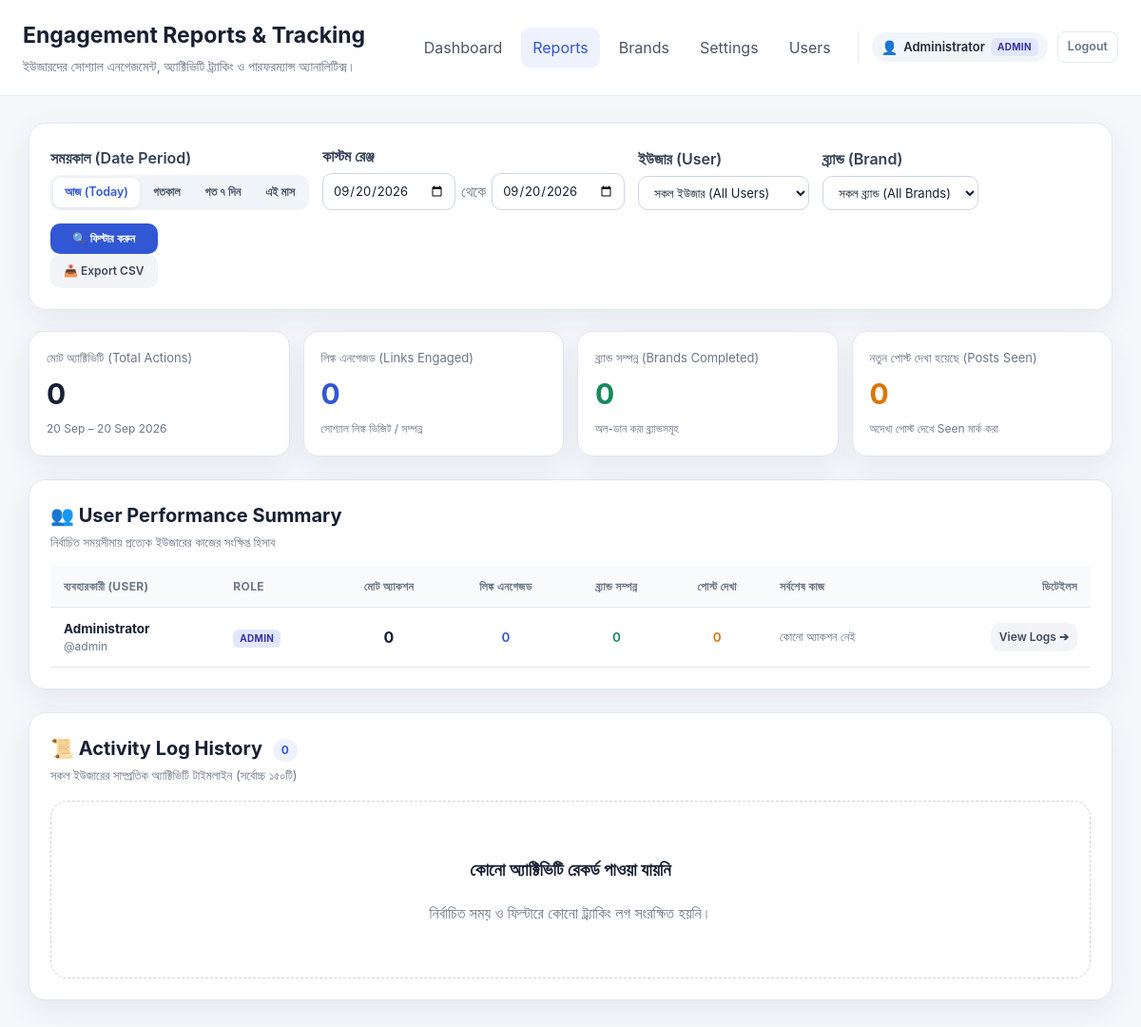
/reports.php (signed in), run on the app's committed database.
### tables this page shows
CREATE TABLE IF NOT EXISTS users (
    id INT UNSIGNED AUTO_INCREMENT PRIMARY KEY,
    name VARCHAR(120) NOT NULL,
    username VARCHAR(60) NOT NULL UNIQUE,
    password_hash VARCHAR(255) NOT NULL,
    role ENUM('admin', 'user') NOT NULL DEFAULT 'user',
    status TINYINT(1) NOT NULL DEFAULT 1,
    last_login_at DATETIME NULL,
    last_reminder_at DATETIME NULL,
    created_at DATETIME NOT NULL DEFAULT CURRENT_TIMESTAMP,
    updated_at DATETIME NULL DEFAULT NULL ON UPDATE CURRENT_TIMESTAMP,
    INDEX idx_users_role_status (role, status)
);

### auth.php (called while the page is built, shortened)
<?php
function currentUser(): ?array
{
    if (!empty($_SESSION['auth_user'])) {
        return $_SESSION['auth_user'];
    }
    return null;
}
function isAdmin(): bool
{
    $user = currentUser();
    return $user && ($user['role'] ?? '') === 'admin';
}

### config.php (called while the page is built, shortened)
<?php
function e(?string $value): string
{
    return htmlspecialchars((string)$value, ENT_QUOTES, 'UTF-8');
}
function today(): string
{
    return date('Y-m-d');
}
require_once __DIR__ . '/auth.php';

### reports.php (the view, shortened to what this page needs)
<?php
require __DIR__ . '/config.php';
$currentUser = currentUser();
$pdo = db();
$datePreset = $_GET['preset'] ?? 'today';
$customFrom = $_GET['from'] ?? '';
$customTo = $_GET['to'] ?? '';
$todayDate = today();
$fromDate = $todayDate;
$toDate = $todayDate;
if ($datePreset === 'yesterday') {
    $fromDate = date('Y-m-d', strtotime('-1 day'));
    $toDate = $fromDate;
} elseif ($datePreset === '7days') {
    $fromDate = date('Y-m-d', strtotime('-6 days'));
    $toDate = $todayDate;
} elseif ($datePreset === 'month') {
    $fromDate = date('Y-m-01');
    $toDate = $todayDate;
} elseif ($datePreset === 'custom' && !empty($customFrom) && !empty($customTo)) {
    $fromDate = date('Y-m-d', strtotime($customFrom));
    $toDate = date('Y-m-d', strtotime($customTo));
} else {
    $datePreset = 'today';
    $fromDate = $todayDate;
    $toDate = $todayDate;
}
$selectedUserId = 0;
if (isAdmin()) {
    $selectedUserId = (int)($_GET['user_id'] ?? 0);
} else {
    $selectedUserId = (int)$currentUser['id'];
}
$where = ["DATE(l.created_at) BETWEEN :from_date AND :to_date"];
$params = [
    'from_date' => $fromDate,
    'to_date' => $toDate
];
$whereSql = implode(' AND ', $where);
$kpiParams = ['from_date' => $fromDate, 'to_date' => $toDate];
$userKpiWhere = "";
$kpiStmt = $pdo->prepare("
    SELECT
        COUNT(*) AS total_actions,
        SUM(CASE WHEN l.action_type IN ('link_done', 'all_done') THEN 1 ELSE 0 END) AS links_engaged,
        SUM(CASE WHEN l.action_type = 'all_done' THEN 1 ELSE 0 END) AS brands_completed,
        SUM(CASE WHEN l.action_type IN ('post_seen', 'batch_posts_seen') THEN 1 ELSE 0 END) AS posts_seen
    FROM user_activity_logs l
    WHERE DATE(l.created_at) BETWEEN :from_date AND :to_date {$userKpiWhere}
");
$kpiStmt->execute($kpiParams);
$kpi = $kpiStmt->fetch() ?: ['total_actions' => 0, 'links_engaged' => 0, 'brands_completed' => 0, 'posts_seen' => 0];
$userSummary = [];
if (isAdmin()) {
    $userSummaryStmt = $pdo->prepare("
        SELECT u.id, u.name, u.username, u.role,
               COUNT(l.id) AS total_actions,
               SUM(CASE WHEN l.action_type IN ('link_done', 'all_done') THEN 1 ELSE 0 END) AS links_engaged,
               SUM(CASE WHEN l.action_type = 'all_done' THEN 1 ELSE 0 END) AS brands_completed,
               SUM(CASE WHEN l.action_type IN ('post_seen', 'batch_posts_seen') THEN 1 ELSE 0 END) AS posts_seen,
               MAX(l.created_at) AS last_action_at
        FROM users u
        LEFT JOIN user_activity_logs l
            ON l.user_id = u.id AND DATE(l.created_at) BETWEEN :from_date AND :to_date
        GROUP BY u.id
        ORDER BY total_actions DESC, u.name ASC
    ");
    $userSummaryStmt->execute(['from_date' => $fromDate, 'to_date' => $toDate]);
    $userSummary = $userSummaryStmt->fetchAll();
}
$logsStmt = $pdo->prepare("
    SELECT l.*, u.name AS user_name, u.username, b.name AS brand_name
    FROM user_activity_logs l
    LEFT JOIN users u ON u.id = l.user_id
    LEFT JOIN brands b ON b.id = l.brand_id
    WHERE {$whereSql}
    ORDER BY l.created_at DESC
    LIMIT 150
");
$logsStmt->execute($params);
$logs = $logsStmt->fetchAll();
?>
<!doctype html>
<html lang="en">
<head>
    <link rel="stylesheet" href="assets/app.css?v=<?= filemtime(__DIR__ . '/assets/app.css') ?>">
</head>
<body>
<header class="topbar">
    <div>
        <h1>Engagement Reports &amp; Tracking</h1>
        <p>ইউজারদের সোশ্যাল এনগেজমেন্ট, অ্যাক্টিভিটি ট্র্যাকিং ও পারফরম্যান্স অ্যানালিটিক্স।</p>
    </div>
    <div class="topbar-right">
        <nav>
            <a href="index.php">Dashboard</a>
            <a href="reports.php" class="active">Reports</a>
            <?php if (isAdmin()): ?>
                <a href="brands.php">Brands</a>
                <a href="settings.php">Settings</a>
                <a href="users.php">Users</a>
            <?php endif; ?>
        </nav>
        <div class="user-menu">
            <span class="user-badge" title="Logged in as <?= e($currentUser['username']) ?>">
                <span class="user-avatar">👤</span>
                <span class="user-name"><?= e($currentUser['name']) ?></span>
                <span class="role-badge role-<?= e($currentUser['role']) ?>"><?= e(strtoupper($currentUser['role'])) ?></span>
            </span>
            <a href="logout.php" class="btn-logout" title="Sign out">Logout</a>
        </div>
    </div>
</header>
<main class="container">
    <section class="panel filter-panel" style="margin-bottom:22px;">
        <form method="get" action="reports.php" class="reports-filter-form">
            <div class="filter-row">
                <div class="filter-group">
                    <label style="margin:0 0 6px;">সময়কাল (Date Period)</label>
                    <div class="btn-group-segmented">
                        <a href="reports.php?preset=today<?= $selectedUserId ? '&user_id='.$selectedUserId : '' ?>" class="btn-segment <?= $datePreset === 'today' ? 'active' : '' ?>">আজ (Today)</a>
                        <a href="reports.php?preset=yesterday<?= $selectedUserId ? '&user_id='.$selectedUserId : '' ?>" class="btn-segment <?= $datePreset === 'yesterday' ? 'active' : '' ?>">গতকাল</a>
                        <a href="reports.php?preset=7days<?= $selectedUserId ? '&user_id='.$selectedUserId : '' ?>" class="btn-segment <?= $datePreset === '7days' ? 'active' : '' ?>">গত ৭ দিন</a>
                        <a href="reports.php?preset=month<?= $selectedUserId ? '&user_id='.$selectedUserId : '' ?>" class="btn-segment <?= $datePreset === 'month' ? 'active' : '' ?>">এই মাস</a>
                    </div>
                </div>
                <div class="filter-group date-inputs">
                    <label style="margin:0 0 6px;">কাস্টম রেঞ্জ</label>
                    <div style="display:flex;gap:6px;align-items:center;">
                        <input type="date" name="from" value="<?= e($fromDate) ?>" style="margin:0;padding:8px 10px;font-size:13px;">
                        <span class="muted">থেকে</span>
                        <input type="date" name="to" value="<?= e($toDate) ?>" style="margin:0;padding:8px 10px;font-size:13px;">
                    </div>
                </div>
                <?php if (isAdmin()): ?>
                    <div class="filter-group">
                        <label style="margin:0 0 6px;">ইউজার (User)</label>
                        <select name="user_id" style="margin:0;padding:8px 12px;font-size:13px;">
                            <option value="0">সকল ইউজার (All Users)</option>
                        </select>
                    </div>
                <?php endif; ?>
                <div class="filter-group">
                    <label style="margin:0 0 6px;">ব্র্যান্ড (Brand)</label>
                    <select name="brand_id" style="margin:0;padding:8px 12px;font-size:13px;">
                        <option value="0">সকল ব্র্যান্ড (All Brands)</option>
                    </select>
                </div>
                <div class="filter-group" style="align-self:flex-end;">
                    <button type="submit" class="btn btn-primary btn-sm" style="padding:9px 16px;">🔍 ফিল্টার করুন</button>
                    <?php
                        $exportUrl = 'reports.php?' . http_build_query(array_merge($_GET, ['export' => 'csv']));
                    ?>
                    <a href="<?= e($exportUrl) ?>" class="btn btn-light btn-sm" style="padding:9px 14px;" title="Export filtered logs to CSV file">
                        📥 Export CSV
                    </a>
                </div>
            </div>
        </form>
    </section>
    <section class="stats-grid" style="margin-bottom:24px;">
        <div class="stat">
            <span>মোট অ্যাক্টিভিটি (Total Actions)</span>
            <strong><?= (int)$kpi['total_actions'] ?></strong>
            <small class="muted" style="font-size:12px;"><?= e(date('d M', strtotime($fromDate))) ?> – <?= e(date('d M Y', strtotime($toDate))) ?></small>
        </div>
        <div class="stat">
            <span>লিঙ্ক এনগেজড (Links Engaged)</span>
            <strong style="color:var(--primary);"><?= (int)$kpi['links_engaged'] ?></strong>
            <small class="muted" style="font-size:12px;">সোশ্যাল লিঙ্ক ভিজিট / সম্পন্ন</small>
        </div>
        <div class="stat">
            <span>ব্র্যান্ড সম্পন্ন (Brands Completed)</span>
            <strong style="color:var(--success);"><?= (int)$kpi['brands_completed'] ?></strong>
            <small class="muted" style="font-size:12px;">অল-ডান করা ব্র্যান্ডসমূহ</small>
        </div>
        <div class="stat">
            <span>নতুন পোস্ট দেখা হয়েছে (Posts Seen)</span>
            <strong style="color:#d97706;"><?= (int)$kpi['posts_seen'] ?></strong>
            <small class="muted" style="font-size:12px;">অদেখা পোস্ট দেখে Seen মার্ক করা</small>
        </div>
    </section>
    <?php if (isAdmin() && !empty($userSummary) && $selectedUserId === 0): ?>
        <section class="panel" style="margin-bottom:24px;">
            <div class="panel-header-row">
                <div>
                    <h2 style="margin:0;">👥 User Performance Summary</h2>
                    <p class="muted" style="margin:4px 0 0;font-size:13px;">নির্বাচিত সময়সীমায় প্রত্যেক ইউজারের কাজের সংক্ষিপ্ত হিসাব</p>
                </div>
            </div>
            <div class="table-responsive" style="overflow-x:auto;margin-top:12px;">
                <table class="data-table">
                    <thead>
                        <tr>
                            <th>ব্যবহারকারী (User)</th>
                            <th>Role</th>
                            <th style="text-align:center;">মোট অ্যাকশন</th>
                            <th style="text-align:center;">লিঙ্ক এনগেজড</th>
                            <th style="text-align:center;">ব্র্যান্ড সম্পন্ন</th>
                            <th style="text-align:center;">পোস্ট দেখা</th>
                            <th>সর্বশেষ কাজ</th>
                            <th style="text-align:right;">ডিটেইলস</th>
                        </tr>
                    </thead>
                    <tbody>
                        <?php foreach ($userSummary as $us): ?>
                            <tr>
                                <td>
                                    <strong><?= e($us['name']) ?></strong>
                                    <div class="muted" style="font-size:12px;">@<?= e($us['username']) ?></div>
                                </td>
                                <td>
                                    <span class="role-badge role-<?= e($us['role']) ?>"><?= e(strtoupper($us['role'])) ?></span>
                                </td>
                                <td style="text-align:center;font-weight:700;font-size:16px;">
                                    <?= (int)$us['total_actions'] ?>
                                </td>
                                <td style="text-align:center;color:var(--primary);font-weight:600;">
                                    <?= (int)$us['links_engaged'] ?>
                                </td>
                                <td style="text-align:center;color:var(--success);font-weight:600;">
                                    <?= (int)$us['brands_completed'] ?>
                                </td>
                                <td style="text-align:center;color:#d97706;font-weight:600;">
                                    <?= (int)$us['posts_seen'] ?>
                                </td>
                                <td style="font-size:12.5px;color:var(--muted);">
                                    <?= $us['last_action_at'] ? e(date('d M, h:i A', strtotime($us['last_action_at']))) : 'কোনো অ্যাকশন নেই' ?>
                                </td>
                                <td style="text-align:right;">
                                    <a class="btn btn-light btn-sm" href="reports.php?preset=<?= e($datePreset) ?>&from=<?= e($fromDate) ?>&to=<?= e($toDate) ?>&user_id=<?= (int)$us['id'] ?>">
                                        View Logs ➔
                                    </a>
                                </td>
                            </tr>
                        <?php endforeach; ?>
                    </tbody>
                </table>
            </div>
        </section>
    <?php endif; ?>
    <section class="panel">
        <div class="panel-header-row">
            <div>
                <h2 style="margin:0;">📜 Activity Log History <span class="counter-badge"><?= count($logs) ?></span></h2>
                <p class="muted" style="margin:4px 0 0;font-size:13px;">
                    <?php if ($selectedUserId > 0): ?>
                        নির্দিষ্ট ইউজারের কার্যক্রম দেখা হচ্ছে
                    <?php else: ?>
                        সকল ইউজারের সাম্প্রতিক অ্যাক্টিভিটি টাইমলাইন (সর্বোচ্চ ১৫০টি)
                    <?php endif; ?>
                </p>
            </div>
        </div>
        <?php if (empty($logs)): ?>
            <div class="empty-state" style="padding:40px 20px;margin-top:14px;">
                <h3>কোনো অ্যাক্টিভিটি রেকর্ড পাওয়া যায়নি</h3>
                <p class="muted">নির্বাচিত সময় ও ফিল্টারে কোনো ট্র্যাকিং লগ সংরক্ষিত হয়নি।</p>
            </div>
        <?php endif; ?>
    </section>
</main>
</body>
</html>

### data on the page
users: name "Administrator", username "admin", role "ADMIN", total_actions "0", links_engaged "0", brands_completed "0", posts_seen "0"

### other printed values
$currentUser['name'] "Administrator"
$currentUser['role'] "ADMIN"
$kpi['total_actions'] "0"
date('d M', strtotime($fromDate)) "20 Sep"
date('d M Y', strtotime($toDate)) "20 Sep 2026"
$kpi['links_engaged'] "0"
$kpi['brands_completed'] "0"
$kpi['posts_seen'] "0"
count($logs) "0"
